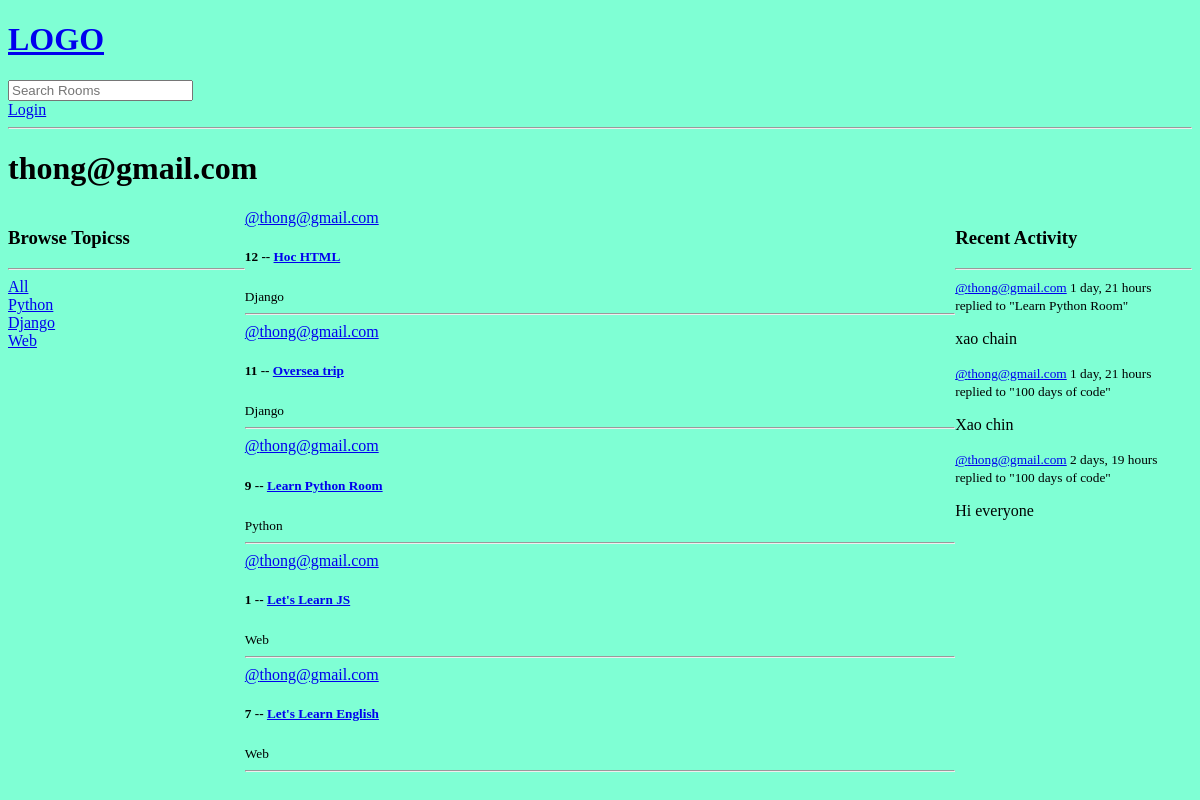
The app's page /profile/1/, older data.
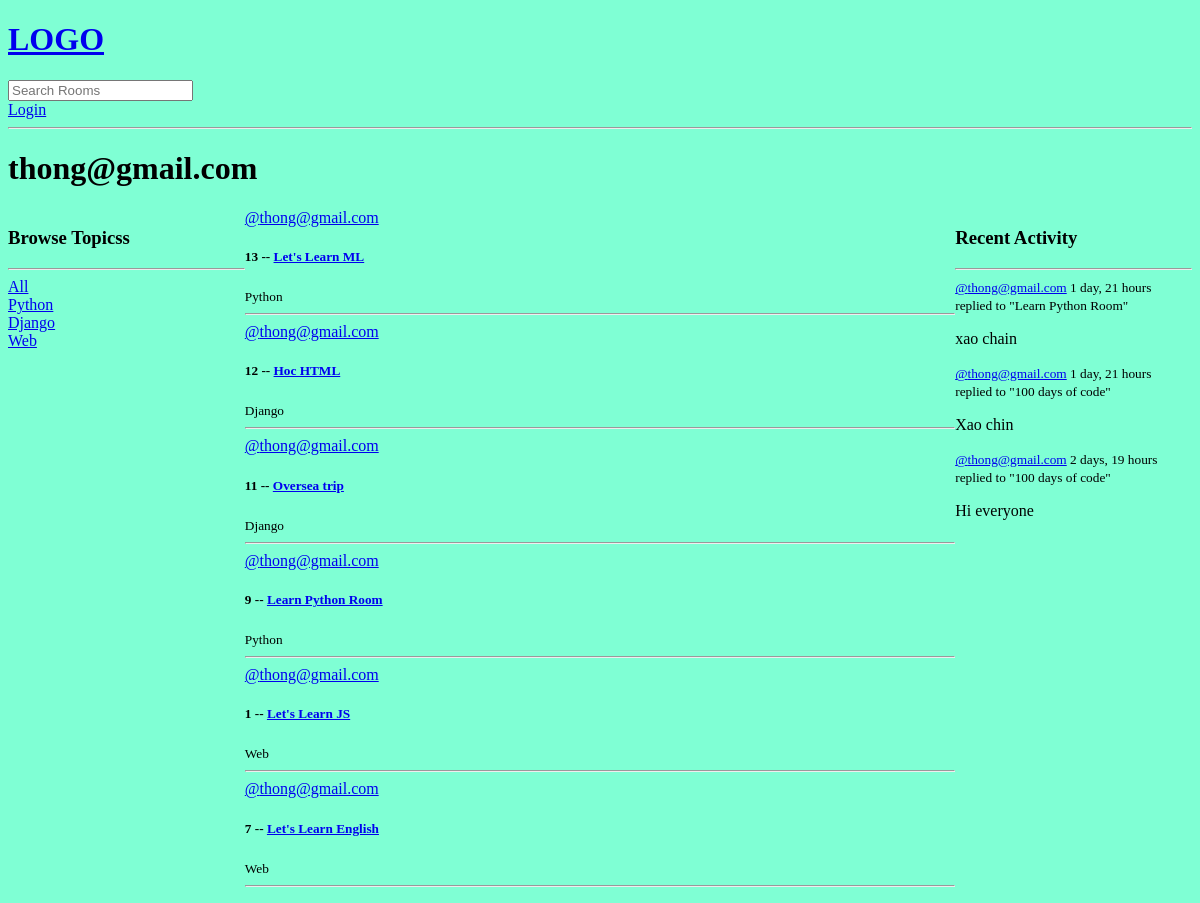
The same page, newer data.
### base/models.py (models this page shows, shortened)
class Topic(models.Model):
    name = models.CharField(max_length=200)

class Room(models.Model):
    host = models.ForeignKey(User, on_delete=models.SET_NULL, null=True)
    topic = models.ForeignKey(Topic, on_delete=models.SET_NULL, null=True)
    name = models.CharField(max_length=200)
    description = models.TextField(null=True, blank=True)
    participants = models.ManyToManyField(User,related_name='participants', blank=True)
    updated = models.DateTimeField(auto_now=True)
    created = models.DateTimeField(auto_now_add=True)
    class Meta:
        ordering = ['-updated', 'created']
    def __str__(seft):
        return str(seft.name)

class Message(models.Model):
    user = models.ForeignKey(User, on_delete=models.CASCADE)
    room = models.ForeignKey(Room, on_delete=models.CASCADE) #SET_NULL = when delete database it do not delete the value
    body = models.TextField()
    updated = models.DateTimeField(auto_now=True)
    created = models.DateTimeField(auto_now_add=True)
    class Meta:
        ordering = ['-updated', 'created']
    def __str__(self):
        return self.body[0:50]

### base/views.py (the view)
# urls.py: path('profile/<str:pk>/', views.userProfile, name="user-profile"),
def userProfile(request, pk):
    user = User.objects.get(id=pk)
    rooms = user.room_set.all()
    room_messages = user.message_set.all()
    topics = Topic.objects.all()
    context = {'user': user, 'rooms':rooms, 'topics': topics, 'room_messages': room_messages}
    return render(request, 'base/profile.html' ,context)

### base/templates/base/profile.html (shortened to what this page needs)
{%extends 'main.html'%}
{%block content%}
<h1>{{user.username}}</h1>
<div class="profile-container">
    <div>
        {% include 'base/topics_component.html' %}
    </div>
    <div>
        {%include "base/feed_component.html"%}
    </div>
    <div>
        {% include 'base/activity_component.html' %}
    </div>
</div>
{%endblock content%}

### base/templates/base/topics_component.html
<h3>Browse Topicss</h3>
<hr>
<div>
    <a href="{%url 'home'%}">All</a>
</div>
{%for topic in topics%}
    <div>
        <a href="{%url 'home'%}?q={{topic.name}}">{{topic.name}}</a>
    </div>
{%endfor%}

### base/templates/base/feed_component.html (shortened to what this page needs)
 <div>
            {% for room in rooms %}
            <div>
                <a href="{%url 'user-profile' room.host.id%}">@{{room.host.username}}</a>
                <h5>{{room.id}} -- <a href="/room/{{room.id}}"> {{room.name}}</h5></a>
                <small>{{room.topic.name}}</small>
                <hr>
            </div>
            {% endfor %}
        </div>

### base/templates/base/activity_component.html (shortened to what this page needs)
<h3>Recent Activity</h3>
<hr>
{% for message in room_messages %}
    <div>
        <small><a href="{%url 'user-profile' message.user.id%}">@{{message.user}}</a> {{message.created|timesince}}</small>
        <small>replied to "{{message.room}}"</small>
        <p>{{message}}</p>
    </div>
{%endfor%}

Row changes from the older to the newer data that the page shows:
added Room: host.username "thong@gmail.com", id "13", name "Let's Learn ML", topic.name "Python"
